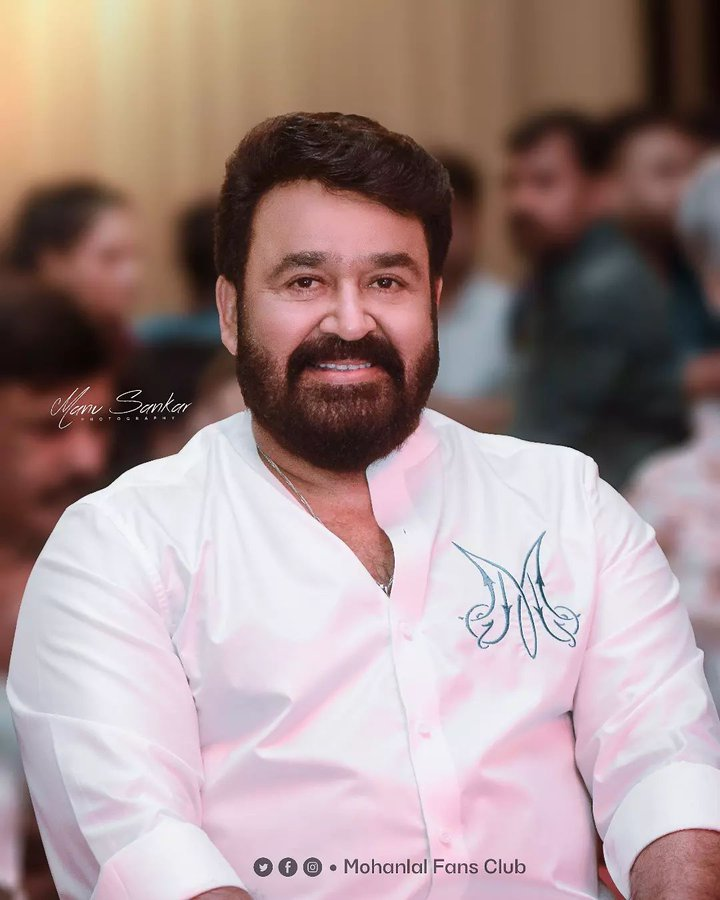
#> input picture face_detection/mohanlal.jpeg, 720 x 900 px, found by its file name
$ jupyter execute face_detection.ipynb   (text cells are left out)
#> lines starting #> are read from the running program, lines starting #| are printed output that depends on the picture; after the words box and inside, x2 and y2 are one past the last pixel; in counts of white or black regions, pixels touching at a corner belong together; pictures that were not available may be replaced by others from this repository, and a replacement may not be noted
[cell 1]
import cv2
import matplotlib.pyplot as plt

[cell 2]
img = cv2.imread('/home/mush/Computer_vision/face_detection/mohanlal.jpeg')
#> img is the input picture: shape (900, 720, 3); mean B, G, R 141.6, 142.5, 163.8

[cell 3]
img

[cell 4]
converted_img = cv2.cvtColor(img,cv2.COLOR_BGR2RGB)
plt.imshow(converted_img)

[cell 5]
face_cascade = cv2.CascadeClassifier('/home/mush/Computer_vision/face_detection/haarcascade_frontalface_default.xml')

[cell 6]
face_cascade

[cell 7]
img_gray = cv2.cvtColor(img,cv2.COLOR_BGR2GRAY)
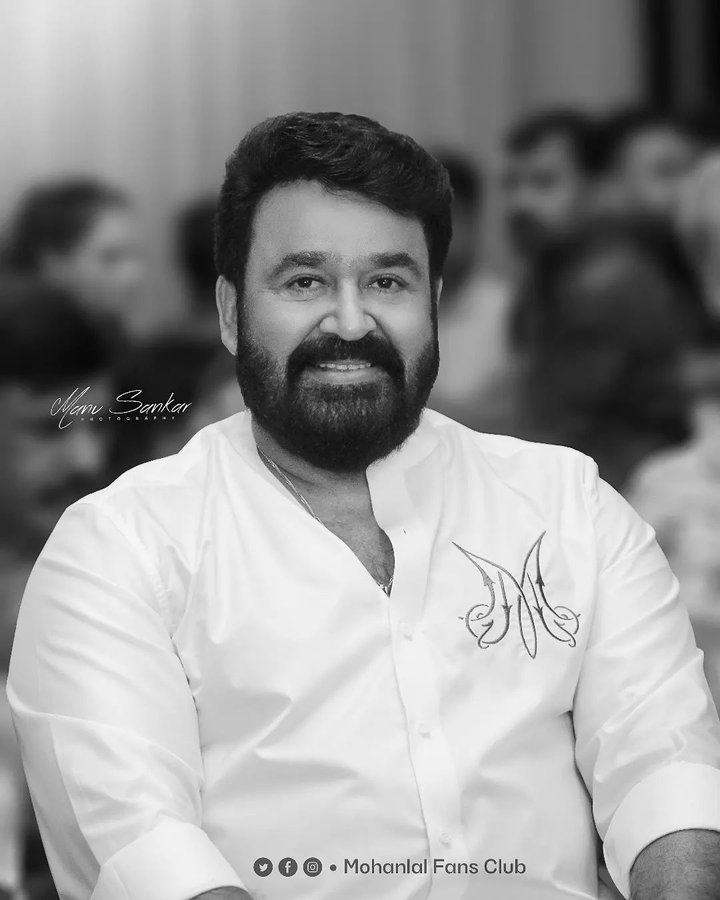
#> img_gray: shape (900, 720); min 1, max 255, mean 148.8
img_gray

[cell 8]
#images converting to grayscale for higher efficiency
face = face_cascade.detectMultiScale(img_gray,scaleFactor=1.1,minNeighbors=20) #scale factor used to scale
#> face = [[226, 189, 238, 238]]

[cell 9]
face
#> Out = [[226, 189, 238, 238]]

[cell 10]
len(face)
#> Out = 1

[cell 11]
for (x,y,w,h) in face:
    cv2.rectangle(img,(x,y),(x+w,y+h),color=(0,25,0),thickness=1)
#> this loop made 1 pass
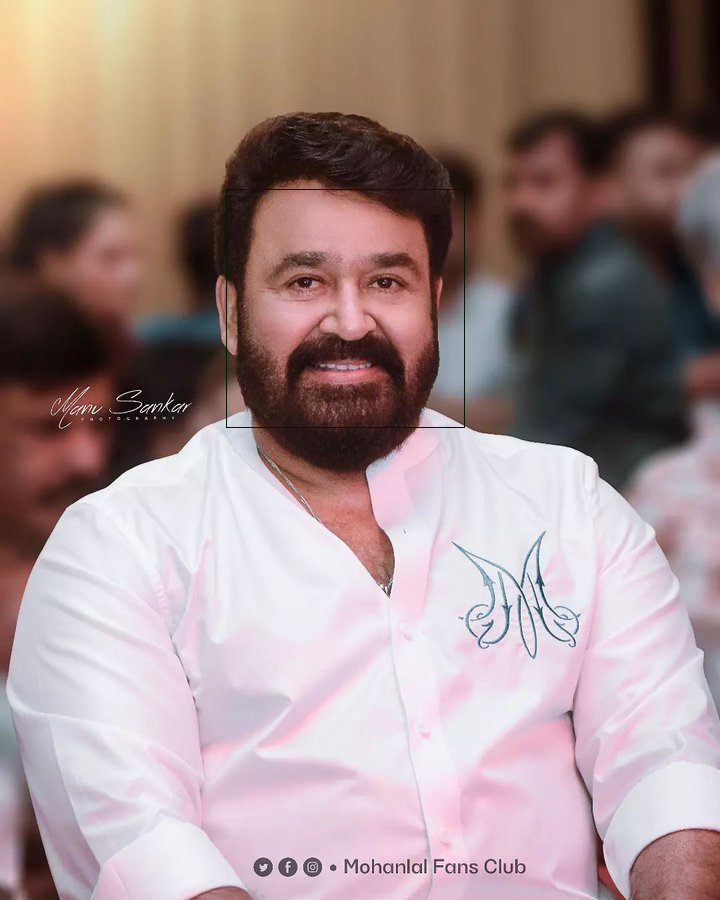
#> img: shape (900, 720, 3); 0.15% of pixels changed, all inside (x1, y1, x2, y2) = (226, 189, 465, 428)
plt.imshow(img)

[cell 12]
converted_img = cv2.cvtColor(img,cv2.COLOR_BGR2RGB)

[cell 13]
plt.imshow(converted_img)

[cell 14]
video = cv2.VideoCapture(0)

[cell 15]
while True:
    succes,frame= video.read()
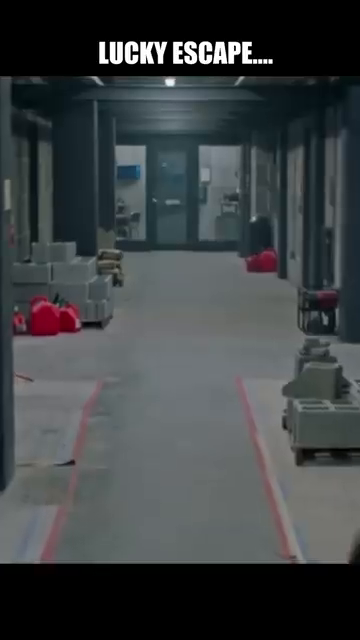
#> input picture frame 147 of videoplayback.mp4, 360 x 640 px, given in place of the camera
#> frame is the input picture: shape (640, 360, 3); mean B, G, R 68.2, 66.5, 61.9


    cv2.imshow('webcam',frame)
    if cv2.waitKey(1) & 0xFF == 27:
#> (key Esc is pressed here)
        break
video.release
cv2.destroyAllWindows()

[cell 16]
video = cv2.VideoCapture('/media/mush/0C5C58425C5828AA/TUTORIALS/code basics/ML projects/Deploy machine learning model to production AWS (Amazon EC2 instance).mp4')
while True:
    success, frame= video.read()

    gray=cv2.cvtColor(frame,cv2.COLOR_BGR2GRAY)

    faces=face_cascade.detectMultiScale(gray, scaleFactor=1.1,minNeighbors=4)
#> faces = ()

    print(len(faces))
#| 0

    for (x,y,w,h) in faces:
        cv2.rectangle(frame,(x,y),(x+w,y+h),(0,255,0),3)
#> this loop made 0 passes


    cv2.imshow('webcam', frame)
    if cv2.waitKey(1) & 0xFF == 27:
#> (key Esc is pressed here)
        break

video.release()
cv2.destroyAllWindows()

[cell 17]
eye_cascade = cv2.CascadeClassifier('/home/mush/Computer_vision/face_detection/haarcascade_eye.xml')

[cell 18]
img1 = cv2.imread('/home/mush/Computer_vision/face_detection/mohanlal.jpeg')

[cell 19]
converted_img1 = cv2.cvtColor(img1,cv2.COLOR_BGR2RGB)

[cell 20]
gray1 = cv2.cvtColor(img1,cv2.COLOR_BGR2GRAY)

[cell 21]
eyes = eye_cascade.detectMultiScale(gray1,scaleFactor=1.1,minNeighbors=4)
#> eyes = [[360, 259, 49, 49], [278, 257, 52, 52], [20, 388, 68, 68], [566, 113, 71, 71], [492, 90, 106, 106]]

[cell 22]
len(eyes)
#> Out = 5

[cell 23]
for(x,y,w,h) in eyes:
    cv2.rectangle(converted_img1,(x,y),(x+w,y+h),(255,0,0),3)
#> this loop made 5 passes
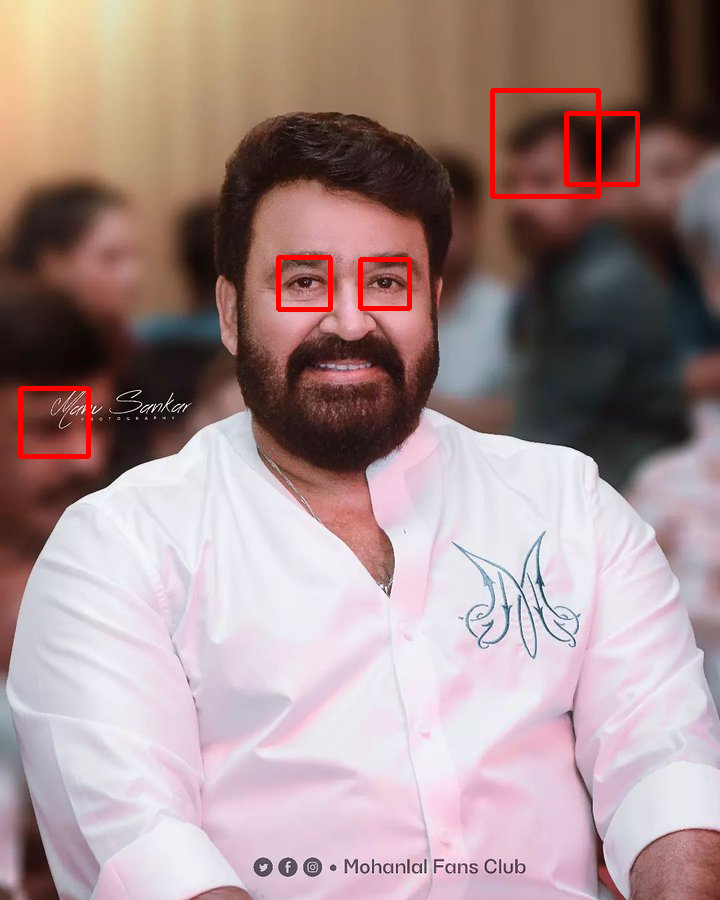
#> converted_img1: shape (900, 720, 3); mean R, G, B 165.1, 141.6, 140.9

[cell 24]
plt.imshow(converted_img1)

[cell 25]
video = cv2.VideoCapture('/home/mush/Computer_vision/videoplayback.mp4')
while True:
    success,frame = video.read()

    gray=cv2.cvtColor(frame,cv2.COLOR_BGR2GRAY)

    face = face_cascade.detectMultiScale(gray,scaleFactor=1.1,minNeighbors=4)
#> face = ()

    eyes= eye_cascade.detectMultiScale(gray,scaleFactor=1.1,minNeighbors=4)
#> eyes = [[295, 287, 52, 52]]
    #print(len(faces))
    #print(len(eyes))
    for x,y,w,h in face:
        cv2.rectangle(frame,(x,y),(x+w,y+h),color=(0,255,0),thickness=3)
#Video including
    for x,y,w,h in eyes:
        cv2.rectangle(frame,(x,y),(x+w,y+h),(0,0,240),2)
#> this loop made 1 pass
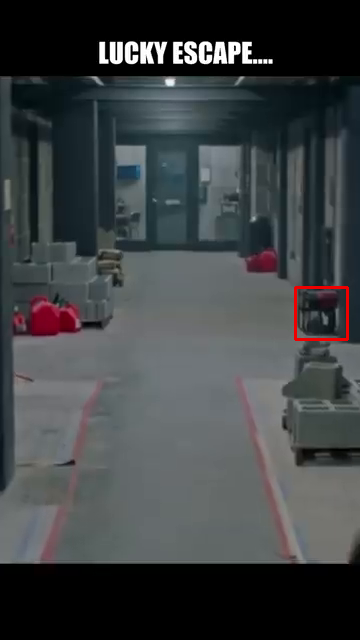
#> frame: shape (640, 360, 3); 0.27% of pixels changed, all inside (x1, y1, x2, y2) = (294, 286, 349, 341)


    cv2.imshow('video',frame)
    if cv2.waitKey(1) & 0xFF==27:
#> (key Esc is pressed here)
        break

video.release()
cv2.destroyAllWindows()
